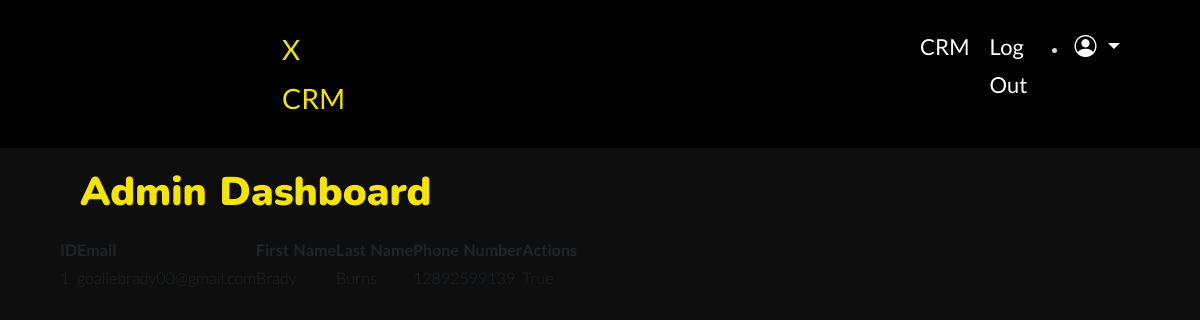
Screenshot of /admin_dashboard (signed in) with the database file from the repository.
### my_package/models.py (models this page shows)
class User(db.Model, UserMixin):
    id = db.Column(db.Integer, primary_key=True)
    email = db.Column(db.String(150), unique=True)
    password = db.Column(db.String(150))
    firstname = db.Column(db.String(150))
    lastname = db.Column(db.String(150))
    phonenumber = db.Column(db.String(20))
    company = db.Column(db.String(150))
    crm = db.relationship('CRM', back_populates='user')  # Changed from 'Note' to 'CRM'
    organization_id = db.Column(db.Integer, db.ForeignKey('organization.id'))
    organization = db.relationship('Organization', back_populates='users')
    is_admin = db.Column(db.Boolean, default=False)
    email_confirmed = db.Column(Boolean, nullable=False, default=False)
    email_confirmed_on = db.Column(DateTime, nullable=True)

### app.py (the view)
@app.route('/admin_dashboard')
@login_required
def admin_dashboard():
    if not current_user.is_authenticated:  # Check if the user is authenticated
        return redirect(url_for('login'))  # Redirect to login page if not authenticated
    if not current_user.is_admin:  # Now safe to check for admin status
        return "You're not an admin!"
    users_in_org = User.query.filter_by(organization_id=current_user.organization_id).all()
    return render_template('admin_dashboard.html', users=users_in_org, user=current_user)

### app.py (called while the page is built)
@login_manager.user_loader
def load_user(id):
    return User.query.get(int(id))

### my_package/templates/admin_dashboard.html (shortened to what this page needs)
{% extends 'layout.html' %} {% block content %}
<h1>Admin Dashboard</h1>
<table>
    <thead>
        <tr>
            <th>ID</th>
            <th>Email</th>
            <th>First Name</th>
            <th>Last Name</th>
            <th>Phone Number</th>
            <th>Actions</th>
        </tr>
    </thead>
    <tbody>
        {% for user in users %}
        <tr>
            <td>{{ user.id }}</td>
            <td>{{ user.email }}</td>
            <td>{{ user.firstname }}</td>
            <td>{{ user.lastname }}</td>
            <td>{{ user.phonenumber }}</td>
            <td>{{ user.is_admin }}</td>
        </tr>
        {% endfor %}
    </tbody>
</table>
{% endblock %}

### my_package/static/css/main.css (style rules this page uses)
* { margin: 0; padding: 0; box-sizing: border-box; }
:root { --header-bg-color: rgb(0, 0, 0); --textarea-bg-color: rgb(14, 14, 14); --body-bg-color: rgb(14, 14, 14); --nav-link-color: white; }
body { background: rgb(14, 14, 14); margin: auto; line-height: 1.75; font-weight: 900; word-spacing: 1.5px; font-family: 'Lato',sans-serif; font-weight: 300; }
h1, h2 { margin: 20px; font-weight: 300; font-family: Nunito; }
h1 { color: #F5E400; font-weight: 1000; font-style: bolder; }
::placeholder { color: #34dfff; opacity: 1; }

### rows the page displays
User: id "1", email "goaliebrady00@gmail.com", phonenumber "12892599139"
